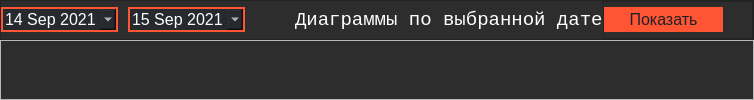
            <widget class="QWidget" name="selected_data_page">
             <layout class="QVBoxLayout" name="verticalLayout_10">
              <property name="spacing">
               <number>0</number>
              </property>
              <property name="leftMargin">
               <number>0</number>
              </property>
              <property name="topMargin">
               <number>0</number>
              </property>
              <property name="rightMargin">
               <number>0</number>
              </property>
              <property name="bottomMargin">
               <number>0</number>
              </property>
              <item>
               <widget class="QFrame" name="options_frame_selected">
                <property name="minimumSize">
                 <size>
                  <width>0</width>
                  <height>40</height>
                 </size>
                </property>
                <property name="maximumSize">
                 <size>
                  <width>16777215</width>
                  <height>40</height>
                 </size>
                </property>
                <property name="styleSheet">
                 <string notr="true">background-color: rgb(45, 45, 45);</string>
                </property>
                <property name="frameShape">
                 <enum>QFrame::StyledPanel</enum>
                </property>
                <property name="frameShadow">
                 <enum>QFrame::Raised</enum>
                </property>
                <layout class="QHBoxLayout" name="horizontalLayout_3">
                 <property name="spacing">
                  <number>0</number>
                 </property>
                 <property name="leftMargin">
                  <number>0</number>
                 </property>
                 <property name="topMargin">
                  <number>0</number>
                 </property>
                 <property name="rightMargin">
                  <number>0</number>
                 </property>
                 <property name="bottomMargin">
                  <number>0</number>
                 </property>
                 <item alignment="Qt::AlignLeft">
                  <widget class="QFrame" name="frame">
                   <property name="frameShape">
                    <enum>QFrame::NoFrame</enum>
                   </property>
                   <property name="frameShadow">
                    <enum>QFrame::Raised</enum>
                   </property>
                   <layout class="QHBoxLayout" name="horizontalLayout_4">
                    <property name="spacing">
                     <number>10</number>
                    </property>
                    <property name="leftMargin">
                     <number>0</number>
                    </property>
                    <property name="topMargin">
                     <number>0</number>
                    </property>
                    <property name="rightMargin">
                     <number>0</number>
                    </property>
                    <property name="bottomMargin">
                     <number>0</number>
                    </property>
                    <item>
                     <widget class="QDateEdit" name="date_in">
                      <property name="minimumSize">
                       <size>
                        <width>99</width>
                        <height>25</height>
                       </size>
                      </property>
                      <property name="toolTip">
                       <string>Выберете начальную дату</string>
                      </property>
                      <property name="styleSheet">
                       <string notr="true">QDateEdit {                                  
    background-color: #262a2f; 
    border-style: solid;
    border-width: 2px;
    border-radius: 0px;
    border-color: #ff5533;
    font:  16px;
    min-width: 5em;
    padding: 0px;
    color: #ffffff; 
}




</string>
                      </property>
                      <property name="wrapping">
                       <bool>false</bool>
                      </property>
                      <property name="frame">
                       <bool>true</bool>
                      </property>
                      <property name="alignment">
                       <set>Qt::AlignLeading|Qt::AlignLeft|Qt::AlignVCenter</set>
                      </property>
                      <property name="readOnly">
                       <bool>false</bool>
                      </property>
                      <property name="buttonSymbols">
                       <enum>QAbstractSpinBox::PlusMinus</enum>
                      </property>
                      <property name="accelerated">
                       <bool>false</bool>
                      </property>
                      <property name="showGroupSeparator" stdset="0">
                       <bool>true</bool>
                      </property>
                      <property name="dateTime">
                       <datetime>
                        <hour>0</hour>
                        <minute>0</minute>
                        <second>0</second>
                        <year>2021</year>
                        <month>9</month>
                        <day>14</day>
                       </datetime>
                      </property>
                      <property name="minimumDate">
                       <date>
                        <year>2021</year>
                        <month>1</month>
                        <day>1</day>
                       </date>
                      </property>
                      <property name="maximumTime">
                       <time>
                        <hour>0</hour>
                        <minute>0</minute>
                        <second>0</second>
                       </time>
                      </property>
                      <property name="calendarPopup">
                       <bool>true</bool>
                      </property>
                      <property name="timeSpec">
                       <enum>Qt::TimeZone</enum>
                      </property>
                     </widget>
                    </item>
                    <item>
                     <widget class="QDateEdit" name="date_out">
                      <property name="minimumSize">
                       <size>
                        <width>99</width>
                        <height>25</height>
                       </size>
                      </property>
                      <property name="toolTip">
                       <string>Выберете конечную дату</string>
                      </property>
                      <property name="toolTipDuration">
                       <number>-1</number>
                      </property>
                      <property name="styleSheet">
                       <string notr="true">QDateEdit {
                                         
    background-color: #262a2f; 
    border-style: solid;
    border-width: 2px;
    border-radius: 0px;
    border-color: #ff5533;
    font:  16px;
    min-width: 5em;
    padding: 0px;
    color: #ffffff; 
}




</string>
                      </property>
                      <property name="wrapping">
                       <bool>false</bool>
                      </property>
                      <property name="frame">
                       <bool>true</bool>
                      </property>
                      <property name="alignment">
                       <set>Qt::AlignLeading|Qt::AlignLeft|Qt::AlignVCenter</set>
                      </property>
                      <property name="readOnly">
                       <bool>false</bool>
                      </property>
                      <property name="buttonSymbols">
                       <enum>QAbstractSpinBox::PlusMinus</enum>
                      </property>
                      <property name="accelerated">
                       <bool>false</bool>
                      </property>
                      <property name="showGroupSeparator" stdset="0">
                       <bool>true</bool>
                      </property>
                      <property name="dateTime">
                       <datetime>
                        <hour>0</hour>
                        <minute>0</minute>
                        <second>0</second>
                        <year>2021</year>
                        <month>9</month>
                        <day>15</day>
                       </datetime>
                      </property>
                      <property name="minimumDate">
                       <date>
                        <year>2021</year>
                        <month>1</month>
                        <day>1</day>
                       </date>
                      </property>
                      <property name="maximumTime">
                       <time>
                        <hour>0</hour>
                        <minute>0</minute>
                        <second>0</second>
                       </time>
                      </property>
                      <property name="calendarPopup">
                       <bool>true</bool>
                      </property>
                      <property name="date">
                       <date>
                        <year>2021</year>
                        <month>9</month>
                        <day>15</day>
                       </date>
                      </property>
                     </widget>
                    </item>
                   </layout>
                  </widget>
                 </item>
                 <item>
                  <spacer name="horizontalSpacer">
                   <property name="orientation">
                    <enum>Qt::Horizontal</enum>
                   </property>
                   <property name="sizeType">
                    <enum>QSizePolicy::Fixed</enum>
                   </property>
                   <property name="sizeHint" stdset="0">
                    <size>
                     <width>50</width>
                     <height>20</height>
                    </size>
                   </property>
                  </spacer>
                 </item>
                 <item>
                  <widget class="QLabel" name="selected_data_label">
                   <property name="maximumSize">
                    <size>
                     <width>500</width>
                     <height>16777215</height>
                    </size>
                   </property>
                   <property name="font">
                    <font>
                     <family>Courier</family>
                     <pointsize>14</pointsize>
                    </font>
                   </property>
                   <property name="styleSheet">
                    <string notr="true">color: rgb(255, 255, 255);</string>
                   </property>
                   <property name="text">
                    <string>Диаграммы по выбранной дате</string>
                   </property>
                  </widget>
                 </item>
                 <item alignment="Qt::AlignRight">
                  <widget class="QFrame" name="frame_2">
                   <property name="sizePolicy">
                    <sizepolicy hsizetype="Preferred" vsizetype="Preferred">
                     <horstretch>0</horstretch>
                     <verstretch>0</verstretch>
                    </sizepolicy>
                   </property>
                   <property name="minimumSize">
                    <size>
                     <width>150</width>
                     <height>0</height>
                    </size>
                   </property>
                   <property name="frameShape">
                    <enum>QFrame::StyledPanel</enum>
                   </property>
                   <property name="frameShadow">
                    <enum>QFrame::Raised</enum>
                   </property>
                   <layout class="QHBoxLayout" name="horizontalLayout_5">
                    <property name="spacing">
                     <number>0</number>
                    </property>
                    <property name="leftMargin">
                     <number>0</number>
                    </property>
                    <property name="topMargin">
                     <number>0</number>
                    </property>
                    <property name="rightMargin">
                     <number>29</number>
                    </property>
                    <property name="bottomMargin">
                     <number>0</number>
                    </property>
                    <item>
                     <widget class="QPushButton" name="update_selected_date">
                      <property name="sizePolicy">
                       <sizepolicy hsizetype="Ignored" vsizetype="Fixed">
                        <horstretch>0</horstretch>
                        <verstretch>0</verstretch>
                       </sizepolicy>
                      </property>
                      <property name="minimumSize">
                       <size>
                        <width>99</width>
                        <height>25</height>
                       </size>
                      </property>
                      <property name="maximumSize">
                       <size>
                        <width>150</width>
                        <height>16777215</height>
                       </size>
                      </property>
                      <property name="focusPolicy">
                       <enum>Qt::StrongFocus</enum>
                      </property>
                      <property name="acceptDrops">
                       <bool>false</bool>
                      </property>
                      <property name="toolTip">
                       <string/>
                      </property>
                      <property name="layoutDirection">
                       <enum>Qt::LeftToRight</enum>
                      </property>
                      <property name="styleSheet">
                       <string notr="true">QPushButton {
                                         
    background-color: #ff5533;
    border-style: solid;
    border-width: 2px;
    border-radius: 0px;
    border-color: #ff5533;
    font:  16px;
    min-width: 5em;
    padding: 0px;
    color: #1e2027;
}
QPushButton:hover {
    background: #262a2f; 
    color:#ff5533;
} 
QPushButton:pressed {                              
   background: #262a2f;
   border-style: solid; 
   color:#ff5533;
}</string>
                      </property>
                      <property name="text">
                       <string>Показать</string>
                      </property>
                      <property name="autoDefault">
                       <bool>false</bool>
                      </property>
                      <property name="default">
                       <bool>false</bool>
                      </property>
                     </widget>
                    </item>
                   </layout>
                  </widget>
                 </item>
                </layout>
               </widget>
              </item>
              <item>
               <widget class="QFrame" name="plot_frame_selected">
                <property name="frameShape">
                 <enum>QFrame::StyledPanel</enum>
                </property>
                <property name="frameShadow">
                 <enum>QFrame::Raised</enum>
                </property>
                <layout class="QVBoxLayout" name="verticalLayout_11">
                 <property name="spacing">
                  <number>0</number>
                 </property>
                 <property name="leftMargin">
                  <number>0</number>
                 </property>
                 <property name="topMargin">
                  <number>0</number>
                 </property>
                 <property name="rightMargin">
                  <number>0</number>
                 </property>
                 <property name="bottomMargin">
                  <number>0</number>
                 </property>
                 <item>
                  <widget class="QWidget" name="selected_plot_widget" native="true">
                   <property name="sizePolicy">
                    <sizepolicy hsizetype="Preferred" vsizetype="Preferred">
                     <horstretch>0</horstretch>
                     <verstretch>0</verstretch>
                    </sizepolicy>
                   </property>
                   <property name="font">
                    <font>
                     <family>Modern</family>
                    </font>
                   </property>
                   <property name="styleSheet">
                    <string notr="true">
background-color: rgb(45, 45, 45);</string>
                   </property>
                  </widget>
                 </item>
                </layout>
               </widget>
              </item>
             </layout>
            </widget>
